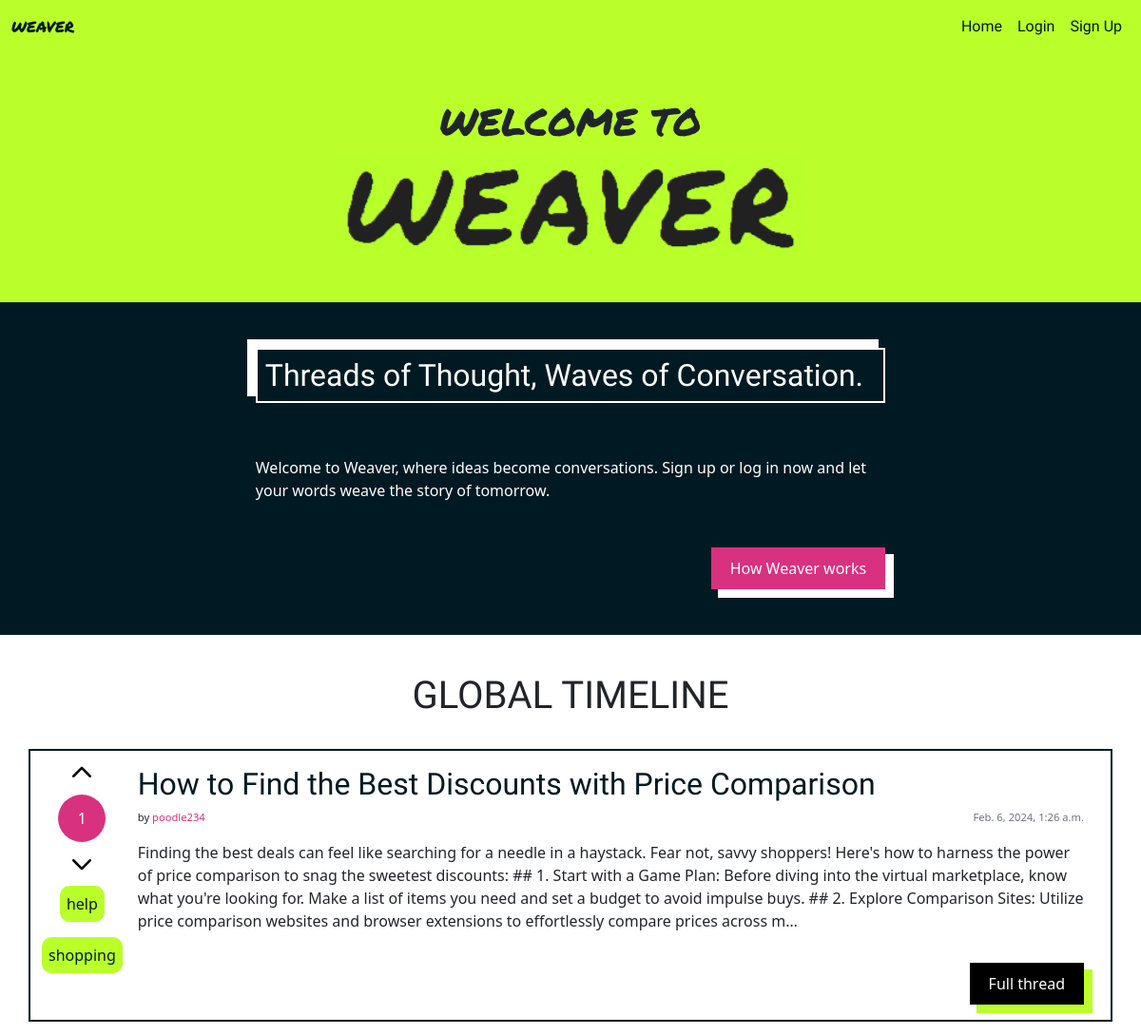
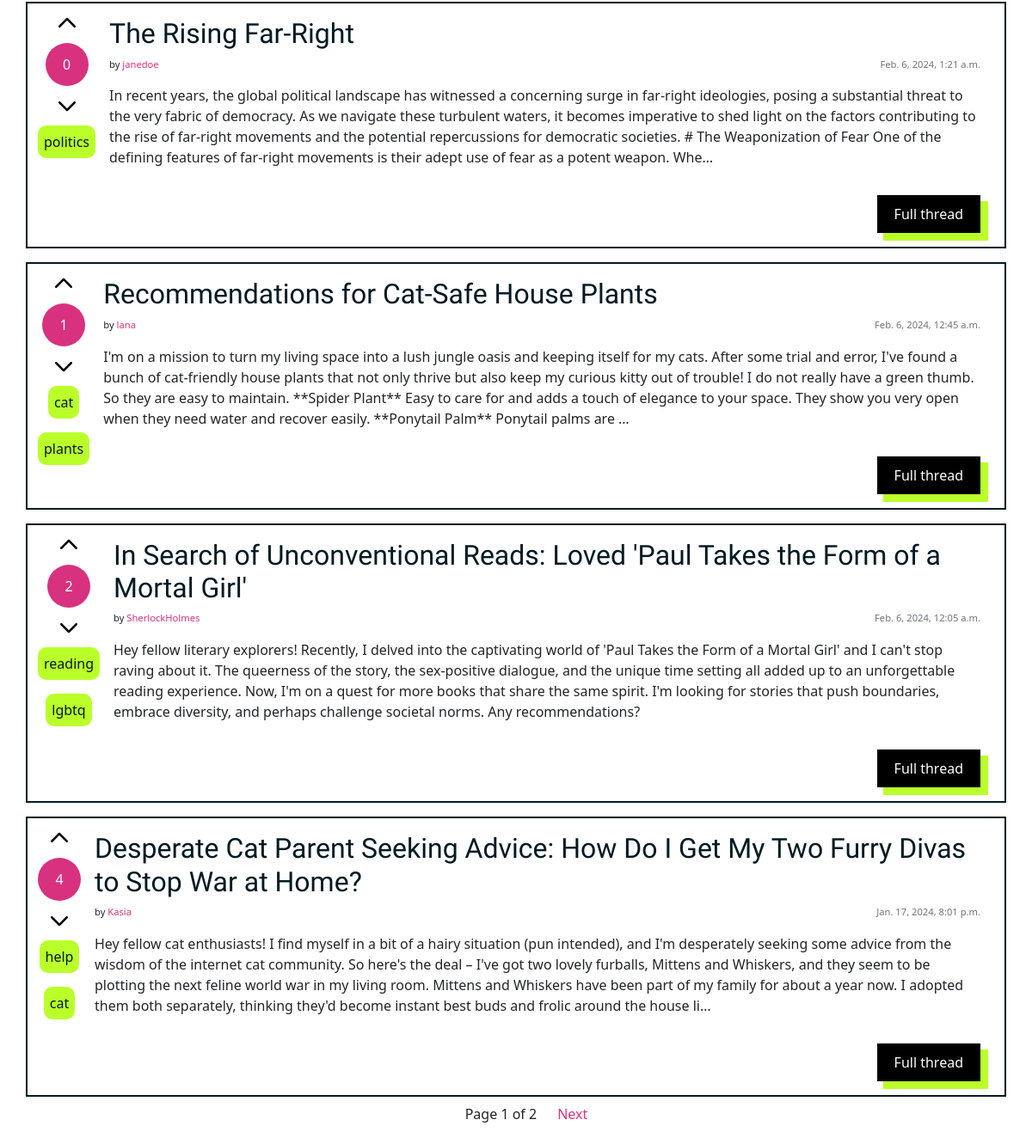
The page / on the database its author committed (2 pictures, top to bottom).
### weave_manager/models.py (models this page shows, shortened)
class Thread(models.Model):
    title = models.CharField(max_length=200, unique=True)
    slug = models.SlugField(max_length=200)
    author = models.ForeignKey(settings.AUTH_USER_MODEL,
        on_delete=models.CASCADE, related_name="posts")
    content = models.TextField()
    votes = models.IntegerField(default=0)
    created_on = models.DateTimeField(auto_now_add=True)
    status = models.IntegerField(choices=STATUS, default=0)
    tags = TaggableManager()
    class Meta:
        ordering = ["-created_on"]

### authentication/models.py (models this page shows)
class User(AbstractUser):
    bio = models.CharField(max_length=200, unique=False, default="Your bio could be here.")
    created_on = models.DateTimeField(auto_now_add=True)
    profile_pic = models.ImageField(null=True, blank=True, default="default.png")

### weave_manager/views.py (the view)
# urls.py: path('', views.GlobalTimeline.as_view(), name='home'),
class GlobalTimeline(generic.ListView):
    paginate_by = 5
    queryset = Thread.objects.all()
    template_name = "index.html"

### weave_manager/templates/index.html (shortened to what this page needs)
{% extends "base.html" %}
{% load static %}
{% block content %}
{% if not request.user.is_authenticated %}
<div class="container-fluid text-center mx-auto bg-hl py-5">
    <h1 class="text-uppercase font-marker">Welcome to</h1>
    <IMG SRC="static/img/weaver-green.gif" alt="weaver" class="header-gif">
</div>
<div class="banner-content p-5 d-flex justify-content-center">
    <div class="d-flex flex-column md-w-60">
        <h2 class="banner-box p-2">Threads of Thought, Waves of Conversation.</h2>
        <p class="my-5">Welcome to Weaver, where ideas become conversations. Sign up or log in now and let your words weave the story of tomorrow.</p>
        <a href={% url 'info' %} class="button-pink align-self-end"> How Weaver works</a>
    </div>
</div>
{% endif %}
<div class="container-lg py-3">
    <h1 class="pt-4 text-center text-uppercase">Global Timeline</h1>
    <div class="row">
        <div class="mt-3 left">
            <div class="row">
                {% for thread in thread_list %}
                <div class="card my-2 d-flex flex-row">
                    <div class="d-flex flex-column align-items-center">
                        <a href="{% url 'upvote_thread' thread_id=thread.id %}"><img src="{% static 'img/icons/up.svg' %}" alt="upvote" class="icon m-2"></a>
                        <p class="circle m-0">{{ thread.votes }}</p>
                        <a href="{% url 'downvote_thread' thread_id=thread.id %}"><img src="{% static 'img/icons/up.svg' %}" alt="downvote" class="icon m-2 rotate-180"></a>
                        {% for tag in thread.tags.all %}
                        <a href="{% url 'tag_site' slug=tag.slug %}">
                            <p class="tag">{{ tag }}</p>
                        </a>
                        {% endfor %}
                    </div>
                    <div class="card-body d-flex flex-column">
                        <h2><a href="{% url 'thread_detail' thread_id=thread.id slug=thread.slug %}" class="card-title text-break">{{ thread.title }}</a></h2>
                        <div class="d-flex flex-row justify-content-between">
                            <p class="fs-7">by <a href="{% url 'user_profile' username=thread.author %}" class="link">{{ thread.author }}</a></p>
                            <p class="card-text text-muted fs-7">{{ thread.created_on}}
                        </div>
                        <p class="card-text">{{ thread.content|truncatechars:500 }}</p>
                        <a href="{% url 'thread_detail' thread_id=thread.id slug=thread.slug %}" class="neon-button align-self-end">Full thread</a>
                    </div>
                </div>
                {% endfor %}
            </div>
        </div>
    </div>
    <div class='pagination justify-content-center'>
        <span class='mx-4'>
            Page {{ page_obj.number }} of {{ page_obj.paginator.num_pages }}
        </span>
        {% if page_obj.has_next %}
        <a href='{% url "home" %}?page={{ page_obj.next_page_number }}' class="link"> Next</a>
        {% endif %}
    </div>
</div>
{% endblock %}

### static/css/style.css (style rules this page uses)
:root { --color-text-dark: #001A23; --color-text-light: #FFFFFF; --color-highlight: #BAFF2A; --color-background: #FFFFFF; --color-background-highlight: #D8317F; }
.header-gif { width: 80%; max-width: 500px; }
.banner-content { background-color: var(--color-text-dark); color: var(--color-text-light); }
.circle { background-color: var(--color-background-highlight); color: var(--color-text-light); width: 50px; height: 50px; line-height: 50px; text-align: center; border-radius: 50px; }
.icon { width: 30px; height: 30px; }
h1, h2, h3, h4 { font-family: 'Alatsi', sans-serif; text-wrap: pretty; }
.link { color: var(--color-background-highlight); }
.bg-hl { background-color: var(--color-highlight); }
.banner-box { border: 2px solid var(--color-text-light); box-shadow: -8px -8px 0px 1px var(--color-text-light); }
.font-marker { font-family: 'Permanent Marker', cursive; }
.neon-button { background-color: black; color: white; padding: 10px 20px; text-decoration: none; text-decoration: transparent; -webkit-box-shadow: 8px 8px 0px 1px var(--color-highlight); box-shadow: 8px 8px 0px 1px var(--color-highlight); }
.button-pink { background-color: var(--color-background-highlight); color: white; padding: 10px 20px; text-decoration: none; text-decoration: transparent; -webkit-box-shadow: 8px 8px 0px 1px var(--color-text-light); box-shadow: 8px 8px 0px 1px var(--color-text-light); }
a { text-decoration: none; text-decoration: transparent; }
.tag { padding: 5px; border-radius: 10px; background-color: var(--color-highlight); border: 2px solid var(--color-highlight); color: var(--color-text-dark); }
.rotate-180 { transform: rotate(180deg); }
@media screen and (min-width:720px) { .md-w-60 { width: 60%; max-width: 700px; } }
.fs-7 { font-size: 0.7em; }
.card { border: 2px solid var(--color-text-dark); border-radius: 0; }
.card-title { color: var(--color-text-dark); text-decoration: none; text-decoration: transparent; }

### rows shown on the page
Thread: votes "1", title "How to Find the Best Discounts with Price Comparison", author "poodle234", created_on "Feb. 6, 2024, 1:26 a.m.", content "Finding the best deals can feel like searching for a needle in a haystack. Fear not, savvy shoppers! Here's how to harness the power of price comparison to snag the sweetest discounts: ## 1. Start with a Game Plan: Before diving into the virtual marketplace, know what you're looking for. Make a list of items you need and set a budget to avoid impulse buys. ## 2. Explore Comparison Sites: Utilize price comparison websites and browser extensions to effortlessly compare prices across m…"
Tag: name "help"
Tag: name "shopping"
Thread: votes "0", title "The Rising Far-Right", author "janedoe", created_on "Feb. 6, 2024, 1:21 a.m.", content "In recent years, the global political landscape has witnessed a concerning surge in far-right ideologies, posing a substantial threat to the very fabric of democracy. As we navigate these turbulent waters, it becomes imperative to shed light on the factors contributing to the rise of far-right movements and the potential repercussions for democratic societies. # The Weaponization of Fear One of the defining features of far-right movements is their adept use of fear as a potent weapon. Whe…"
Tag: name "politics"
Thread: votes "1", title "Recommendations for Cat-Safe House Plants", author "lana", created_on "Feb. 6, 2024, 12:45 a.m.", content "I'm on a mission to turn my living space into a lush jungle oasis and keeping itself for my cats. After some trial and error, I've found a bunch of cat-friendly house plants that not only thrive but also keep my curious kitty out of trouble! I do not really have a green thumb. So they are easy to maintain. **Spider Plant** Easy to care for and adds a touch of elegance to your space. They show you very open when they need water and recover easily. **Ponytail Palm** Ponytail palms are …"
Tag: name "cat"
Tag: name "plants"
Thread: votes "2", title "In Search of Unconventional Reads: Loved 'Paul Takes the Form of a Mortal Girl'", author "SherlockHolmes", created_on "Feb. 6, 2024, 12:05 a.m.", content "Hey fellow literary explorers! Recently, I delved into the captivating world of 'Paul Takes the Form of a Mortal Girl' and I can't stop raving about it. The queerness of the story, the sex-positive dialogue, and the unique time setting all added up to an unforgettable reading experience. Now, I'm on a quest for more books that share the same spirit. I'm looking for stories that push boundaries, embrace diversity, and perhaps challenge societal norms. Any recommendations?"
Tag: name "reading"
Tag: name "lgbtq"
Thread: votes "4", title "Desperate Cat Parent Seeking Advice: How Do I Get My Two Furry Divas to Stop War at Home?", author "Kasia", created_on "Jan. 17, 2024, 8:01 p.m.", content "Hey fellow cat enthusiasts! I find myself in a bit of a hairy situation (pun intended), and I'm desperately seeking some advice from the wisdom of the internet cat community. So here's the deal – I've got two lovely furballs, Mittens and Whiskers, and they seem to be plotting the next feline world war in my living room. Mittens and Whiskers have been part of my family for about a year now. I adopted them both separately, thinking they'd become instant best buds and frolic around the house li…"

### other values the page prints
{{ page_obj.number }} "1"
{{ page_obj.paginator.num_pages }} "2"
